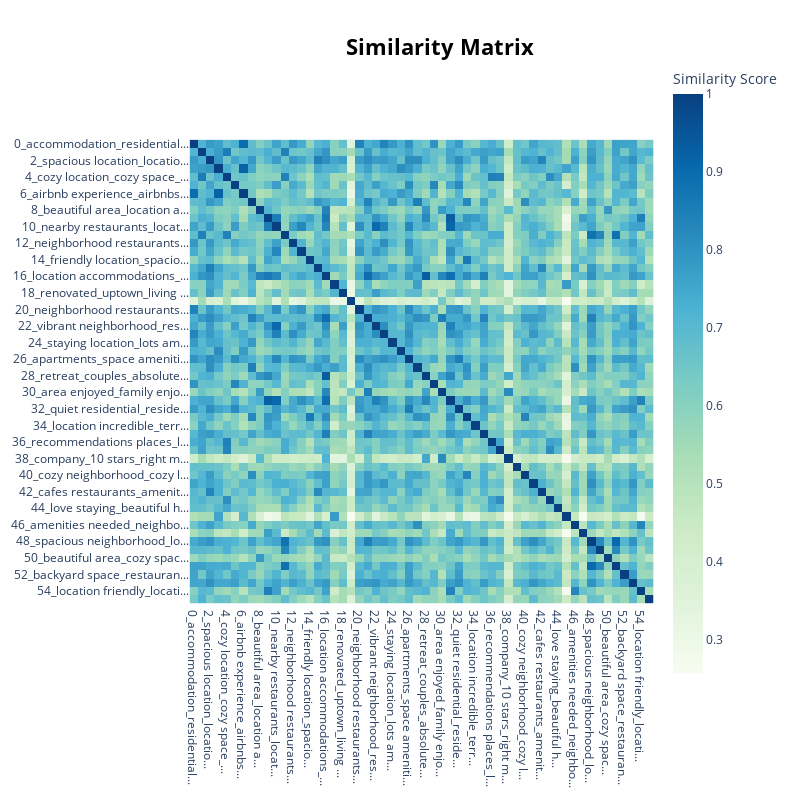

This figure's notebook cell:
### Markdown cell above
Topic similarity heatmap

### Code cell
topic_model.visualize_heatmap()

### Figure 1 — Plotly figure (JSON) as saved in the notebook; plotly's stock layout.template omitted (floating-point values rounded to 4 significant figures; data arrays with more than 128 entries replaced by an {"elided": "..."} marker saying what was removed)
{"data": [{"coloraxis": "coloraxis", "hovertemplate": "x: %{x}<br>y: %{y}<br>Similarity Score: %{z}<extra></extra>", "name": "0", "type": "heatmap", "x": ["0_accommodation_residential...", "1_accommodation_location ho...", "2_spacious location_locatio...", "3_airbnb experience_airbnb ...", "4_cozy location_cozy space_...", "5_better location_easy loca...", "6_airbnb experience_airbnbs...", "7_comfortable amenities_spa...", "8_beautiful area_location a...", "9_location friendly_friendl...", "10_nearby restaurants_locat...", "11_beautiful amenities_clea...", "12_neighborhood restaurants...", "13_parking spots_plenty par...", "14_friendly location_spacio...", "15_enjoyed house_beautiful ...", "16_location accommodations_...", "17_hallway_air conditioning...", "18_renovated_uptown_living ...", "19_location needed_phenomen...", "20_neighborhood restaurants...", "21_location better_nearby r...", "22_vibrant neighborhood_res...", "23_neighborhood convenient_...", "24_staying location_lots am...", "25_comfy location_affordabl...", "26_apartments_space ameniti...", "27_liked location_location ...", "28_retreat_couples_absolute...", "29_neighborhood close_locat...", "30_area enjoyed_family enjo...", "31_incredible location_loca...", "32_quiet residential_reside...", "33_location incredibly_loca...", "34_location incredible_terr...", "35_location enjoyed_better ...", "36_recommendations places_l...", "37_friendly location_locati...", "38_company_10 stars_right m...", "39_hotels_pleasure staying_...", "40_cozy neighborhood_cozy l...", "41_location downtown_uptown...", "42_cafes restaurants_amenit...", "43_airbnb location_location...", "44_love staying_beautiful h...", "45_address_review_maintenance", "46_amenities needed_neighbo...", "47_location loved_downtown ...", "48_spacious neighborhood_lo...", "49_beautiful amenities_rest...", "50_beautiful area_cozy spac...", "51_friendly location_comfor...", "52_backyard space_restauran...", "53_comfortable visit_uptown...", "54_location friendly_locati...", "55_beautiful amenities_airb..."], "xaxis": "x", "y": ["0_accommodation_residential...", "1_accommodation_location ho...", "2_spacious location_locatio...", "3_airbnb experience_airbnb ...", "4_cozy location_cozy space_...", "5_better location_easy loca...", "6_airbnb experience_airbnbs...", "7_comfortable amenities_spa...", "8_beautiful area_location a...", "9_location friendly_friendl...", "10_nearby restaurants_locat...", "11_beautiful amenities_clea...", "12_neighborhood restaurants...", "13_parking spots_plenty par...", "14_friendly location_spacio...", "15_enjoyed house_beautiful ...", "16_location accommodations_...", "17_hallway_air conditioning...", "18_renovated_uptown_living ...", "19_location needed_phenomen...", "20_neighborhood restaurants...", "21_location better_nearby r...", "22_vibrant neighborhood_res...", "23_neighborhood convenient_...", "24_staying location_lots am...", "25_comfy location_affordabl...", "26_apartments_space ameniti...", "27_liked location_location ...", "28_retreat_couples_absolute...", "29_neighborhood close_locat...", "30_area enjoyed_family enjo...", "31_incredible location_loca...", "32_quiet residential_reside...", "33_location incredibly_loca...", "34_location incredible_terr...", "35_location enjoyed_better ...", "36_recommendations places_l...", "37_friendly location_locati...", "38_company_10 stars_right m...", "39_hotels_pleasure staying_...", "40_cozy neighborhood_cozy l...", "41_location downtown_uptown...", "42_cafes restaurants_amenit...", "43_airbnb location_location...", "44_love staying_beautiful h...", "45_address_review_maintenance", "46_amenities needed_neighbo...", "47_location loved_downtown ...", "48_spacious neighborhood_lo...", "49_beautiful amenities_rest...", "50_beautiful area_cozy spac...", "51_friendly location_comfor...", "52_backyard space_restauran...", "53_comfortable visit_uptown...", "54_location friendly_locati...", "55_beautiful amenities_airb..."], "yaxis": "y", "z": {"elided": "56x56 float values"}}], "layout": {"coloraxis": {"colorbar": {"title": {"text": "Similarity Score"}}, "colorscale": [[0, "rgb(247,252,240)"], [0.125, "rgb(224,243,219)"], [0.25, "rgb(204,235,197)"], [0.375, "rgb(168,221,181)"], [0.5, "rgb(123,204,196)"], [0.625, "rgb(78,179,211)"], [0.75, "rgb(43,140,190)"], [0.875, "rgb(8,104,172)"], [1, "rgb(8,64,129)"]]}, "height": 800, "hoverlabel": {"bgcolor": "white", "font": {"family": "Rockwell", "size": 16}}, "legend": {"title": {"text": "Trend"}}, "margin": {"t": 60}, "showlegend": true, "title": {"font": {"color": "Black", "size": 22}, "text": "<b>Similarity Matrix</b>", "x": 0.55, "xanchor": "center", "y": 0.95, "yanchor": "top"}, "width": 800, "xaxis": {"anchor": "y", "constrain": "domain", "domain": [0, 1], "scaleanchor": "y"}, "yaxis": {"anchor": "x", "autorange": "reversed", "constrain": "domain", "domain": [0, 1]}}}
